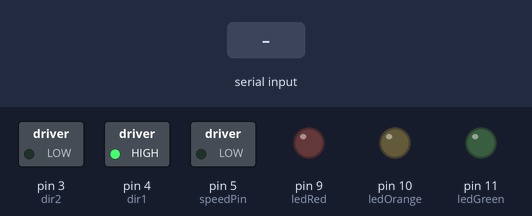
The sketch below on a simulated Arduino Uno, built with avr-gcc and run on an emulated ATmega328P. On the bench: switched loads named in the sketch (green lamp = pin HIGH), output pins drawn as LEDs (lit = HIGH). The test bench sets the inputs (shaded band).

Above: at 1.2 s.
1.3 s: "5\n" received over Serial
At 2.4 s:
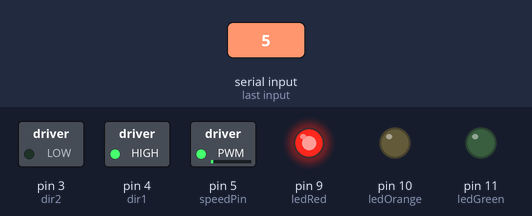
2.8 s: "90\n" received over Serial
At 3.6 s:
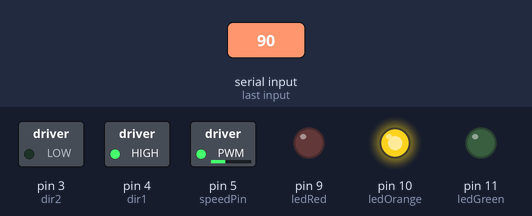
4.3 s: "200\n" received over Serial
At 4.7 s:
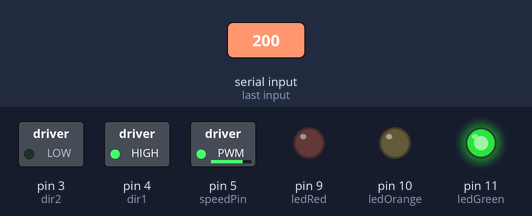
Timing chart, 0 to 7.3 s (numbered marks = the images above; inputs shaded):
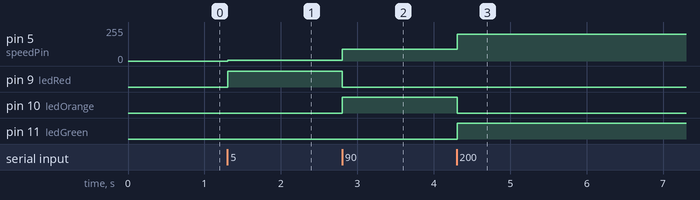

Measured:
- after the input at 1.3 s, pin 5 (speedPin): 0/255 → 5/255 at once; pin 9 (ledRed): LOW → HIGH at once
- after the input at 2.8 s, pin 5 (speedPin): 5/255 → 90/255 at once; pin 9 (ledRed): HIGH → LOW at once; pin 10 (ledOrange): LOW → HIGH at once
- after the input at 4.3 s, pin 5 (speedPin): 90/255 → 200/255 at once; pin 10 (ledOrange): HIGH → LOW at once; pin 11 (ledGreen): LOW → HIGH at once

The sketch:

dc_motor_hand_control.ino
```cpp
int speedPin = 5;
int dir1 = 4;
int dir2 = 3;

int ledRed = 9;
int ledOrange = 10;
int ledGreen = 11;

int speed = 0;

void setup() {
  pinMode(speedPin, OUTPUT);
  pinMode(dir1, OUTPUT);
  pinMode(dir2, OUTPUT);

  pinMode(ledRed, OUTPUT);
  pinMode(ledOrange, OUTPUT);
  pinMode(ledGreen, OUTPUT);

  // Direzione avanti
  digitalWrite(dir1, HIGH);
  digitalWrite(dir2, LOW);

  Serial.begin(9600);
}

void loop() {
  if (Serial.available() > 0) {
    String command = Serial.readStringUntil('\n');
    command.trim();

    bool isNumber = true;
    for (int i = 0; i < command.length(); i++) {
      if (!isDigit(command[i])) {
        isNumber = false;
        break;
      }
    }

    if (isNumber) {
      speed = command.toInt();
      if (speed < 0) speed = 0;
      if (speed > 255) speed = 255;

      analogWrite(speedPin, speed);


      if (speed <= 85) {
        digitalWrite(ledRed, HIGH);
        digitalWrite(ledOrange, LOW);
        digitalWrite(ledGreen, LOW);
      } else if (speed <= 170) {
        digitalWrite(ledRed, LOW);
        digitalWrite(ledOrange, HIGH);
        digitalWrite(ledGreen, LOW);
      } else {
        digitalWrite(ledRed, LOW);
        digitalWrite(ledOrange, LOW);
        digitalWrite(ledGreen, HIGH);
      }
    }
  }
}
```
